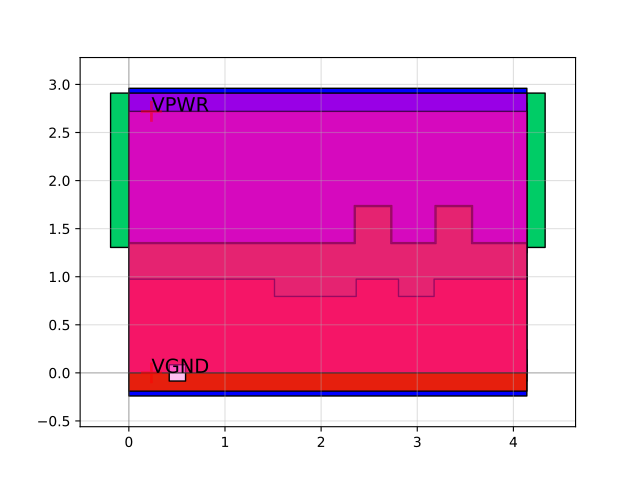

Python code for this plot:
import sky130

c = sky130.components.sky130_fd_sc_hd__mux2_1()
c.plot()
